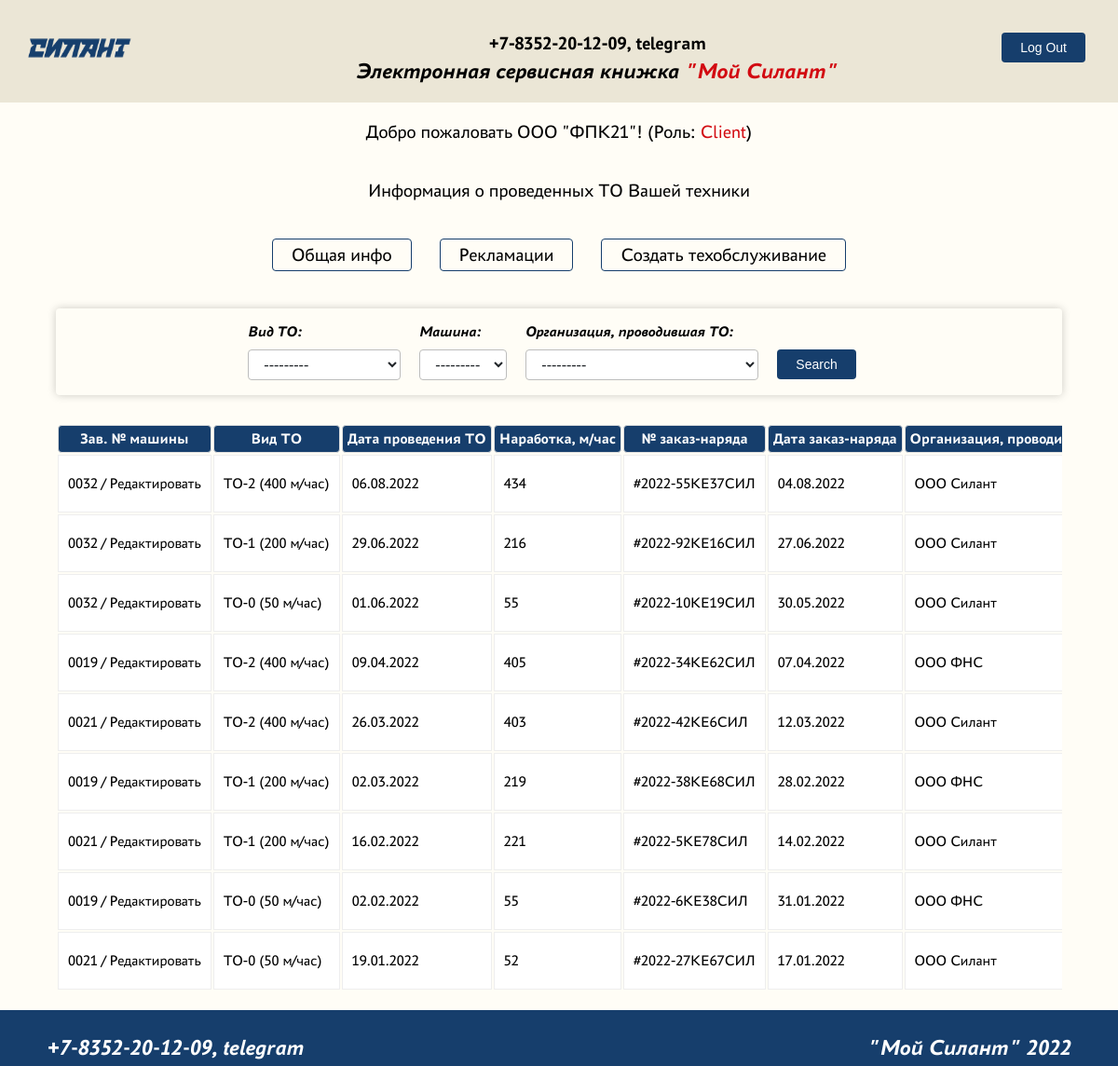
Screenshot of /maintenance/ (signed in) with the database file from the repository.
### accounts/models.py (models this page shows)
class User(AbstractUser):
    ROLE_CHOICES = (
        ('Manager', 'Manager'),
        ('Client', 'Client'),
        ('Service Company', 'Service Company'),
    )
    role = models.CharField(max_length=15, choices=ROLE_CHOICES)

### silant_app/models.py (models this page shows)
class Maintenance(models.Model):
    vehicle = models.ForeignKey(Vehicle, on_delete=models.CASCADE, verbose_name='Машина')
    maintenanceType = models.ForeignKey(MaintenanceType, on_delete=models.CASCADE, verbose_name='Вид ТО')
    maintenanceDate = models.DateField(verbose_name='Дата проведения ТО')
    operatingTime = models.IntegerField(verbose_name='Наработка, м/час')
    workOrderNumber = models.TextField(verbose_name='№ заказ-наряда')
    workOrderDate = models.DateField(verbose_name='Дата заказ-наряда')
    maintenanceCompany = models.ForeignKey(MaintenanceCompany, on_delete=models.CASCADE, verbose_name='Организация, проводившая ТО')

class Vehicle(models.Model):
    vehicleNumber = models.TextField(verbose_name='Зав. № машины')
    vehicleModel = models.ForeignKey(VehicleModel, on_delete=models.CASCADE, verbose_name='Модель техники')
    engineModel = models.ForeignKey(EngineModel, on_delete=models.CASCADE, verbose_name='Модель двигателя')
    engineNumber = models.TextField(verbose_name='Зав. № двигателя')
    transmissionModel = models.ForeignKey(TransmissionModel, on_delete=models.CASCADE, verbose_name='Модель трансмиссии')
    transmissionNumber = models.TextField(verbose_name='Зав. № трансмиссии')
    driveAxleModel = models.ForeignKey(DriveAxleModel, on_delete=models.CASCADE, verbose_name='Модель ведущего моста')
    driveAxleNumber = models.TextField(verbose_name='Зав. № ведущего моста')
    steeringAxleModel = models.ForeignKey(SteeringAxleModel, on_delete=models.CASCADE, verbose_name='Модель управляемого моста')
    steeringAxleNumber = models.TextField(verbose_name='Зав. № управляемого моста')
    deliveryContract_number_date = models.TextField(default='номер договора, дата', verbose_name='Договор поставки №, дата')
    shipmentDate = models.DateField(verbose_name='Дата отгрузки с завода')
    consignee = models.TextField(verbose_name='Грузополучатель (конечный потребитель)')
    deliveryAddress = models.TextField(verbose_name='Адрес поставки (эксплуатации)')
    equipment = models.TextField(verbose_name='Комплектация (доп. опции)')
    client = models.ForeignKey(User, on_delete=models.CASCADE, verbose_name='Клиент')
    serviceCompany = models.ForeignKey(ServiceCompany, on_delete=models.CASCADE, verbose_name='Сервисная компания')
    def __str__(self):
        return f'{self.vehicleNumber}'

class MaintenanceType(models.Model):
    name = models.CharField(max_length=128, unique=True)
    description = models.TextField(default='описание')
    def __str__(self):
        return f'{self.name}'

class MaintenanceCompany(models.Model):
    name = models.CharField(max_length=128, unique=True)
    description = models.TextField(default='описание')
    def __str__(self):
        return f'{self.name}'

### silant_app/views.py (the view)
# urls.py: path('maintenance/', MaintenanceListView.as_view(), name='maintenance'),
class MaintenanceListView(ListView):
    model = Maintenance
    template_name = 'silant_app/maintenance.html'
    context_object_name = 'maintenances'
    ordering = ['-maintenanceDate']
    def get_queryset(self):
        queryset = super().get_queryset()
        self.filterset = MaintenanceFilter(self.request.GET, queryset)
        return self.filterset.qs
    def get_context_data(self, **kwargs):
        context = super().get_context_data(**kwargs)
        context['date'] = datetime.utcnow()
        context['next_info'] = None
        context['filterset_maintenance'] = self.filterset
        return context

### templates/silant_app/maintenance.html (shortened to what this page needs)
{% extends "flatpages/default.html" %}
{% load custom_filters %}
{% block user %}
<div class="panel_container">
    {% if user.is_authenticated %}
            <div class="panel_text">
                <p>Добро пожаловать {{ user.first_name }}! (Роль: <a class="role" style="color: #AA72B9" >{{ user.role }}</a>)</p>
                <p>Информация о проведенных ТО Вашей техники</p>
            </div>
            {% block panel %}
                <div class="panel">
                    <p class="links"><a class="nav-item nav-link" href="{% url 'vehicles-home' %}">Общая инфо</a></p>
                    <p class="links"><a class="nav-item nav-link" href="{% url 'claims' %}">Рекламации</a></p>
                    <p class="links"><a class="nav-item nav-link" href="{% url 'maintenance-create' %}">Создать техобслуживание</a></p>
                </div>
            {% endblock %}
    {% else %}
            <div class="unauthorized">
                <p class="links">Внимание! Для доступа к Вашей технике необходима <a style="color: #AA72B9" href="{% url 'login' %}">авторизация</a>.</p>
                <p class="links">Хотите продолжить <a style="color: #AA72B9" href="{% url 'unauthorized-home' %}">без авторизации</a>?</p>
            </div>
    {% endif %}
</div>
{% endblock %}
{% block maintenance %}
{% if user.is_authenticated %}
        <div class="form_container">
            <form class="my_filter" action="" method="get">
                {{ filterset_maintenance.form.as_p }}
                <input type="submit" value="Search" />
            </form>
        </div>
    {% if maintenances %}
        <div class="big-table">
            <table class="table">
                <thead>
                    <tr>
                        <th style="font-weight:bold">Зав. № машины</th>
                        <th style="font-weight:bold">Вид ТО</th>
                        <th style="font-weight:bold">Дата проведения ТО</th>
                        <th style="font-weight:bold">Наработка, м/час</th>
                        <th style="font-weight:bold">№ заказ-наряда</th>
                        <th style="font-weight:bold">Дата заказ-наряда</th>
                        <th style="font-weight:bold">Организация, проводившая ТО</th>
                    </tr>
                </thead>
                {% for maintenance in maintenances %}
                    <tbody>
                        {% if request.user == maintenance.vehicle.client or request.user == maintenance.vehicle.serviceCompany.user or request.user.role == 'Manager' %}
                            <tr>
                                <td><p class="article-content"><a class="mr-2" style="color:#AA72B9" href="{% url 'maintenance-update' maintenance.id%}" >{{ maintenance.vehicle.vehicleNumber }} / Редактировать</a></p></td>
                                <td class="maintenanceTypeInfo"><p class="article-content"><a href='#' onclick="Info('{{ maintenance.maintenanceType.id }}', '{{ maintenance.maintenanceType }}', 'maintenance_type', 'Вид ТО')">{{ maintenance.maintenanceType }}</a></p></td>
                                <td><p class="article-content"><a class="mr-2" style="color:#AA72B9" >{{ maintenance.maintenanceDate|date:"d.m.Y" }}</a></p></td>
                                <td><p class="article-content"><a class="mr-2" style="color:#AA72B9" >{{ maintenance.operatingTime }}</a></p></td>
                                <td><p class="article-content"><a class="mr-2" style="color:#AA72B9" >{{ maintenance.workOrderNumber }}</a></p></td>
                                <td><p class="article-content"><a class="mr-2" style="color:#AA72B9" >{{ maintenance.workOrderDate|date:"d.m.Y" }}</a></p></td>
                                <td><p class="article-content"><a class="mr-2" style="color:#AA72B9" >{{ maintenance.maintenanceCompany }}</a></p></td>
                            </tr>
                        {% endif %}
                    </tbody>
                {% endfor %}
           </table>
    {% else %}
        <h2>Информация ТО по Вашему запросу не найдена</h2>
        </div>
    {% endif %}
{% endif %}
{% endblock %}
{% block popup %}
<div class="popup">
</div>
{% endblock %}

### static/css/global.css (style rules this page uses)
*, *::before, *::after { box-sizing: border-box; }
body { background: #FFFDF6; width: 100%; height: 100%; margin: 0px; padding: 0px; }
.panel_container { display: flex; justify-items: center; flex-direction: column; flex-wrap: wrap; align-content: center; align-items: center; font-family: 'PT Astra Sans Regular', serif; font-size: 20px; }
.panel_text { display: flex; flex-direction: column; align-items: center; }
.nav-item.nav-link { text-decoration: none; color: #163E6C; }
.links:not(:last-child) { margin-right: 30px; }
a.role { color: #D20A11 !important; }
.form_container { margin-top: 20px; max-width: 100%; display: grid; justify-items: center; font-family: 'PT Astra Sans Regular', serif; font-size: 16px; border-radius: 4px; box-shadow: 0px 0px 10px 0px #00000033; }
label { margin-bottom: 10px; display:inline-block; }
.popup { display: flex; justify-content: center; flex-direction: column; align-items: center; font-family: 'PT Astra Sans Regular'; font-size: 22px; padding: 10px 10px; gap: 10px; }
.big-table { overflow: auto; position: relative; }
table { width: 100%; }
.big-table table { margin-top: 30px; vertical-align: top; width: 100%; overflow-x: auto; white-space: nowrap; -webkit-overflow-scrolling: touch; font-family: 'PT Astra Sans Regular'; }
.table th { padding: 5px; background: #163E6C; border: 1px solid #dddddd; border-radius: 4px; color: #FFFFFF; font-family: 'PT Astra Sans Bold'; }
.table td { padding: 5px 10px; border: 1px solid #eee; text-align: left; }
.table tbody tr:nth-child(odd) { background: #fff; }
input[type="submit" i] { display: inline-block; box-sizing: border-box; padding: 0 20px; margin: 0 15px 17px 0; outline: none; border: none; border-radius: 4px; height: 32px; line-height: 32px; font-size: 14px; font-weight: 500; text-decoration: none; color: #fff; background-color: #163E6C; cursor: pointer; user-select: none; appearance: none; touch-action: manipulation; vertical-align: top; }
a { text-decoration: none; color: #000000 !important; }

### rows the page displays
User: first_name "ООО \"ФПК21\"", role "Client"
Maintenance: vehicle.vehicleNumber "0032", maintenanceType "ТО-2 (400 м/час)", maintenanceDate "06.08.2022", operatingTime "434", workOrderNumber "#2022-55КЕ37СИЛ", workOrderDate "04.08.2022", maintenanceCompany "ООО Силант"
Maintenance: vehicle.vehicleNumber "0032", maintenanceType "ТО-1 (200 м/час)", maintenanceDate "29.06.2022", operatingTime "216", workOrderNumber "#2022-92КЕ16СИЛ", workOrderDate "27.06.2022", maintenanceCompany "ООО Силант"
Maintenance: vehicle.vehicleNumber "0032", maintenanceType "ТО-0 (50 м/час)", maintenanceDate "01.06.2022", operatingTime "55", workOrderNumber "#2022-10КЕ19СИЛ", workOrderDate "30.05.2022", maintenanceCompany "ООО Силант"
Maintenance: vehicle.vehicleNumber "0019", maintenanceType "ТО-2 (400 м/час)", maintenanceDate "09.04.2022", operatingTime "405", workOrderNumber "#2022-34КЕ62СИЛ", workOrderDate "07.04.2022", maintenanceCompany "ООО ФНС"
Maintenance: vehicle.vehicleNumber "0021", maintenanceType "ТО-2 (400 м/час)", maintenanceDate "26.03.2022", operatingTime "403", workOrderNumber "#2022-42КЕ6СИЛ", workOrderDate "12.03.2022", maintenanceCompany "ООО Силант"
Maintenance: vehicle.vehicleNumber "0019", maintenanceType "ТО-1 (200 м/час)", maintenanceDate "02.03.2022", operatingTime "219", workOrderNumber "#2022-38КЕ68СИЛ", workOrderDate "28.02.2022", maintenanceCompany "ООО ФНС"
Maintenance: vehicle.vehicleNumber "0021", maintenanceType "ТО-1 (200 м/час)", maintenanceDate "16.02.2022", operatingTime "221", workOrderNumber "#2022-5КЕ78СИЛ", workOrderDate "14.02.2022", maintenanceCompany "ООО Силант"
Maintenance: vehicle.vehicleNumber "0019", maintenanceType "ТО-0 (50 м/час)", maintenanceDate "02.02.2022", operatingTime "55", workOrderNumber "#2022-6КЕ38СИЛ", workOrderDate "31.01.2022", maintenanceCompany "ООО ФНС"
Maintenance: vehicle.vehicleNumber "0021", maintenanceType "ТО-0 (50 м/час)", maintenanceDate "19.01.2022", operatingTime "52", workOrderNumber "#2022-27КЕ67СИЛ", workOrderDate "17.01.2022", maintenanceCompany "ООО Силант"
